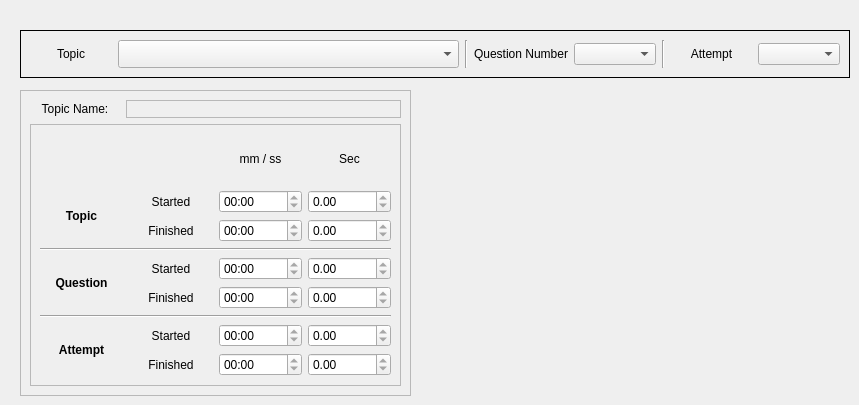
          <widget class="QWidget" name="tab_14">
           <attribute name="title">
            <string>Pictures</string>
           </attribute>
           <widget class="QFrame" name="horizontalFrame_3">
            <property name="geometry">
             <rect>
              <x>20</x>
              <y>30</y>
              <width>830</width>
              <height>48</height>
             </rect>
            </property>
            <property name="frameShape">
             <enum>QFrame::Panel</enum>
            </property>
            <layout class="QHBoxLayout" name="horizontalLayout_23">
             <item>
              <widget class="QLabel" name="label_242">
               <property name="text">
                <string>Topic</string>
               </property>
               <property name="alignment">
                <set>Qt::AlignCenter</set>
               </property>
              </widget>
             </item>
             <item>
              <widget class="QComboBox" name="eval_time_topic_comboBox">
               <property name="minimumSize">
                <size>
                 <width>341</width>
                 <height>28</height>
                </size>
               </property>
               <property name="editable">
                <bool>false</bool>
               </property>
              </widget>
             </item>
             <item>
              <widget class="Line" name="line_30">
               <property name="orientation">
                <enum>Qt::Vertical</enum>
               </property>
              </widget>
             </item>
             <item>
              <widget class="QLabel" name="label_243">
               <property name="text">
                <string>Question Number</string>
               </property>
               <property name="alignment">
                <set>Qt::AlignCenter</set>
               </property>
              </widget>
             </item>
             <item>
              <widget class="QComboBox" name="eval_time_questions_comboBox"/>
             </item>
             <item>
              <widget class="Line" name="line_31">
               <property name="orientation">
                <enum>Qt::Vertical</enum>
               </property>
              </widget>
             </item>
             <item>
              <widget class="QLabel" name="label_244">
               <property name="text">
                <string>Attempt</string>
               </property>
               <property name="alignment">
                <set>Qt::AlignCenter</set>
               </property>
              </widget>
             </item>
             <item>
              <widget class="QComboBox" name="eval_time_att_comboBox"/>
             </item>
            </layout>
           </widget>
           <widget class="QFrame" name="frame_86">
            <property name="geometry">
             <rect>
              <x>20</x>
              <y>90</y>
              <width>391</width>
              <height>306</height>
             </rect>
            </property>
            <property name="frameShape">
             <enum>QFrame::StyledPanel</enum>
            </property>
            <property name="frameShadow">
             <enum>QFrame::Raised</enum>
            </property>
            <layout class="QGridLayout" name="gridLayout_36">
             <item row="0" column="0">
              <widget class="QLabel" name="label_91">
               <property name="minimumSize">
                <size>
                 <width>90</width>
                 <height>18</height>
                </size>
               </property>
               <property name="maximumSize">
                <size>
                 <width>90</width>
                 <height>18</height>
                </size>
               </property>
               <property name="text">
                <string>Topic Name:</string>
               </property>
               <property name="alignment">
                <set>Qt::AlignCenter</set>
               </property>
              </widget>
             </item>
             <item row="0" column="1">
              <widget class="QLabel" name="eval_time_tp_name_label">
               <property name="frameShape">
                <enum>QFrame::StyledPanel</enum>
               </property>
               <property name="text">
                <string>&lt;NAME&gt;</string>
               </property>
              </widget>
             </item>
             <item row="1" column="0" colspan="2">
              <widget class="QFrame" name="formFrame">
               <property name="frameShape">
                <enum>QFrame::StyledPanel</enum>
               </property>
               <layout class="QGridLayout" name="gridLayout_20">
                <item row="1" column="2">
                 <widget class="QTimeEdit" name="eval_tp_started_timeEdit">
                  <property name="readOnly">
                   <bool>true</bool>
                  </property>
                  <property name="displayFormat">
                   <string>mm:ss</string>
                  </property>
                 </widget>
                </item>
                <item row="1" column="0" rowspan="2">
                 <widget class="QLabel" name="label_94">
                  <property name="font">
                   <font>
                    <weight>75</weight>
                    <bold>true</bold>
                   </font>
                  </property>
                  <property name="text">
                   <string>Topic</string>
                  </property>
                  <property name="alignment">
                   <set>Qt::AlignCenter</set>
                  </property>
                 </widget>
                </item>
                <item row="4" column="2">
                 <widget class="QTimeEdit" name="eval_qt_started_timeEdit">
                  <property name="readOnly">
                   <bool>true</bool>
                  </property>
                  <property name="currentSection">
                   <enum>QDateTimeEdit::MinuteSection</enum>
                  </property>
                  <property name="displayFormat">
                   <string>mm:ss</string>
                  </property>
                 </widget>
                </item>
                <item row="7" column="1">
                 <widget class="QLabel" name="label_90">
                  <property name="text">
                   <string>Started</string>
                  </property>
                  <property name="alignment">
                   <set>Qt::AlignCenter</set>
                  </property>
                 </widget>
                </item>
                <item row="2" column="1">
                 <widget class="QLabel" name="label_86">
                  <property name="text">
                   <string>Finished</string>
                  </property>
                  <property name="alignment">
                   <set>Qt::AlignCenter</set>
                  </property>
                 </widget>
                </item>
                <item row="8" column="1">
                 <widget class="QLabel" name="label_93">
                  <property name="text">
                   <string>Finished</string>
                  </property>
                  <property name="alignment">
                   <set>Qt::AlignCenter</set>
                  </property>
                 </widget>
                </item>
                <item row="1" column="1">
                 <widget class="QLabel" name="label_85">
                  <property name="text">
                   <string>Started</string>
                  </property>
                  <property name="alignment">
                   <set>Qt::AlignCenter</set>
                  </property>
                 </widget>
                </item>
                <item row="4" column="1">
                 <widget class="QLabel" name="label_87">
                  <property name="text">
                   <string>Started</string>
                  </property>
                  <property name="alignment">
                   <set>Qt::AlignCenter</set>
                  </property>
                 </widget>
                </item>
                <item row="5" column="1">
                 <widget class="QLabel" name="label_89">
                  <property name="text">
                   <string>Finished</string>
                  </property>
                  <property name="alignment">
                   <set>Qt::AlignCenter</set>
                  </property>
                 </widget>
                </item>
                <item row="2" column="2">
                 <widget class="QTimeEdit" name="eval_tp_finished_timeEdit">
                  <property name="readOnly">
                   <bool>true</bool>
                  </property>
                  <property name="displayFormat">
                   <string>mm:ss</string>
                  </property>
                 </widget>
                </item>
                <item row="4" column="0" rowspan="2">
                 <widget class="QLabel" name="label_95">
                  <property name="font">
                   <font>
                    <weight>75</weight>
                    <bold>true</bold>
                   </font>
                  </property>
                  <property name="text">
                   <string>Question</string>
                  </property>
                  <property name="alignment">
                   <set>Qt::AlignCenter</set>
                  </property>
                 </widget>
                </item>
                <item row="5" column="2">
                 <widget class="QTimeEdit" name="eval_qt_finished_timeEdit">
                  <property name="readOnly">
                   <bool>true</bool>
                  </property>
                  <property name="displayFormat">
                   <string>mm:ss</string>
                  </property>
                 </widget>
                </item>
                <item row="7" column="2">
                 <widget class="QTimeEdit" name="eval_att_started_timeEdit">
                  <property name="readOnly">
                   <bool>true</bool>
                  </property>
                  <property name="displayFormat">
                   <string>mm:ss</string>
                  </property>
                 </widget>
                </item>
                <item row="8" column="2">
                 <widget class="QTimeEdit" name="eval_att_finished_timeEdit">
                  <property name="readOnly">
                   <bool>true</bool>
                  </property>
                  <property name="displayFormat">
                   <string>mm:ss</string>
                  </property>
                 </widget>
                </item>
                <item row="7" column="0" rowspan="2">
                 <widget class="QLabel" name="label_96">
                  <property name="font">
                   <font>
                    <weight>75</weight>
                    <bold>true</bold>
                   </font>
                  </property>
                  <property name="text">
                   <string>Attempt</string>
                  </property>
                  <property name="alignment">
                   <set>Qt::AlignCenter</set>
                  </property>
                 </widget>
                </item>
                <item row="3" column="0" colspan="4">
                 <widget class="Line" name="line_32">
                  <property name="orientation">
                   <enum>Qt::Horizontal</enum>
                  </property>
                 </widget>
                </item>
                <item row="6" column="0" colspan="4">
                 <widget class="Line" name="line_33">
                  <property name="orientation">
                   <enum>Qt::Horizontal</enum>
                  </property>
                 </widget>
                </item>
                <item row="0" column="2">
                 <widget class="QLabel" name="label_92">
                  <property name="text">
                   <string>mm / ss</string>
                  </property>
                  <property name="alignment">
                   <set>Qt::AlignCenter</set>
                  </property>
                 </widget>
                </item>
                <item row="0" column="3">
                 <widget class="QLabel" name="label_97">
                  <property name="text">
                   <string>Sec</string>
                  </property>
                  <property name="alignment">
                   <set>Qt::AlignCenter</set>
                  </property>
                 </widget>
                </item>
                <item row="1" column="3">
                 <widget class="QDoubleSpinBox" name="eval_tp_started_doubleSpinBox">
                  <property name="readOnly">
                   <bool>true</bool>
                  </property>
                  <property name="maximum">
                   <double>9999.000000000000000</double>
                  </property>
                 </widget>
                </item>
                <item row="2" column="3">
                 <widget class="QDoubleSpinBox" name="eval_tp_finished_doubleSpinBox">
                  <property name="readOnly">
                   <bool>true</bool>
                  </property>
                  <property name="maximum">
                   <double>9999.989999999999782</double>
                  </property>
                 </widget>
                </item>
                <item row="4" column="3">
                 <widget class="QDoubleSpinBox" name="eval_qt_started_doubleSpinBox">
                  <property name="readOnly">
                   <bool>true</bool>
                  </property>
                  <property name="maximum">
                   <double>9999.989999999999782</double>
                  </property>
                 </widget>
                </item>
                <item row="5" column="3">
                 <widget class="QDoubleSpinBox" name="eval_qt_finished_doubleSpinBox">
                  <property name="readOnly">
                   <bool>true</bool>
                  </property>
                  <property name="maximum">
                   <double>9999.989999999999782</double>
                  </property>
                 </widget>
                </item>
                <item row="7" column="3">
                 <widget class="QDoubleSpinBox" name="eval_att_started_doubleSpinBox">
                  <property name="readOnly">
                   <bool>true</bool>
                  </property>
                  <property name="maximum">
                   <double>9999.989999999999782</double>
                  </property>
                 </widget>
                </item>
                <item row="8" column="3">
                 <widget class="QDoubleSpinBox" name="eval_att_finished_doubleSpinBox">
                  <property name="readOnly">
                   <bool>true</bool>
                  </property>
                  <property name="maximum">
                   <double>9999.989999999999782</double>
                  </property>
                 </widget>
                </item>
               </layout>
              </widget>
             </item>
            </layout>
           </widget>
          </widget>
